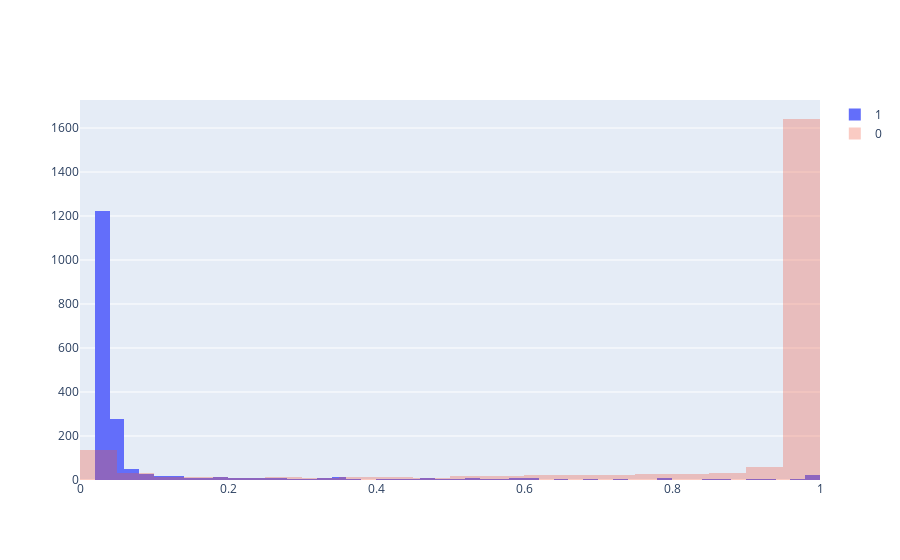

The notebook cell this image was saved under:
### Code cell
predLabel = pd.DataFrame(prediction, columns = ["Probability"]).assign(Label=labels)
trace4 = go.Histogram(
    x=predLabel[predLabel.Label == 0].Probability,
    opacity=1,
    name = "1"
)
trace5 = go.Histogram(
    x=predLabel[predLabel.Label == 1].Probability,
    opacity=0.3,
    name = "0"
)

data45 = go.Data([trace4, trace5])
layout45 = go.Layout(barmode='overlay')
figure45 = go.Figure(data=data45, layout=layout45)

iplot(figure45, filename='probability overlaid histogram')

### Figure 1 — Plotly figure (JSON) as saved in the notebook; plotly's stock layout.template omitted (floating-point values rounded to 4 significant figures; data arrays with more than 128 entries replaced by an {"elided": "..."} marker saying what was removed)
{"data": [{"name": "1", "opacity": 1, "type": "histogram", "x": {"elided": "1845 float values"}}, {"name": "0", "opacity": 0.3, "type": "histogram", "x": {"elided": "2155 float values"}}], "layout": {"barmode": "overlay"}}
